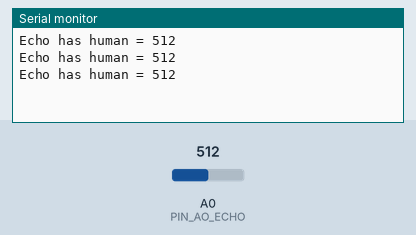
This sketch was run on a simulated Arduino Uno, built with avr-gcc and run on an emulated ATmega328P. On the bench: the last lines printed to the serial monitor. The inputs (shaded band) are chosen by the test bench; at power-on: A0 (PIN_AO_ECHO) = 512.

Above: at 1.3 s.
1.4 s: A0 (PIN_AO_ECHO) set to 716
At 1.9 s:
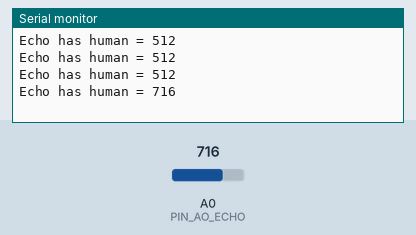
2.9 s: A0 (PIN_AO_ECHO) set to 900
At 3.4 s:
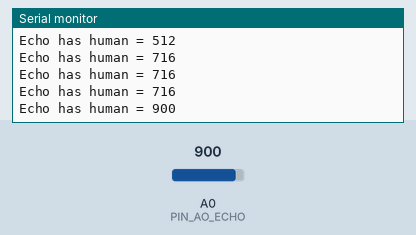
Timing chart, 0 to 5.9 s (numbered marks = the images above; inputs shaded):
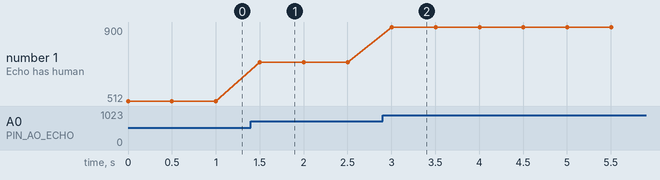

The sketch:

sketch_dec08c_human_detect.ino
```cpp
#define PIN_AO_ECHO A0

int hasHuman;

void setup() {
  Serial.begin(9600);
  pinMode(PIN_AO_ECHO, INPUT);
}

void loop() {
  hasHuman = analogRead(PIN_AO_ECHO);
  Serial.print("Echo has human = ");
  Serial.println(hasHuman);
  delay(500);
}
```

Measured:
- after the input at 1.4 s, the serial monitor: prints a new line after 0.10 s (image 1)
- after the input at 2.9 s, the serial monitor: prints a new line after 0.10 s (image 2)
- plotted number 1: 512 → 716 after the input at 1.4 s, 716 → 900 after the input at 2.9 s
